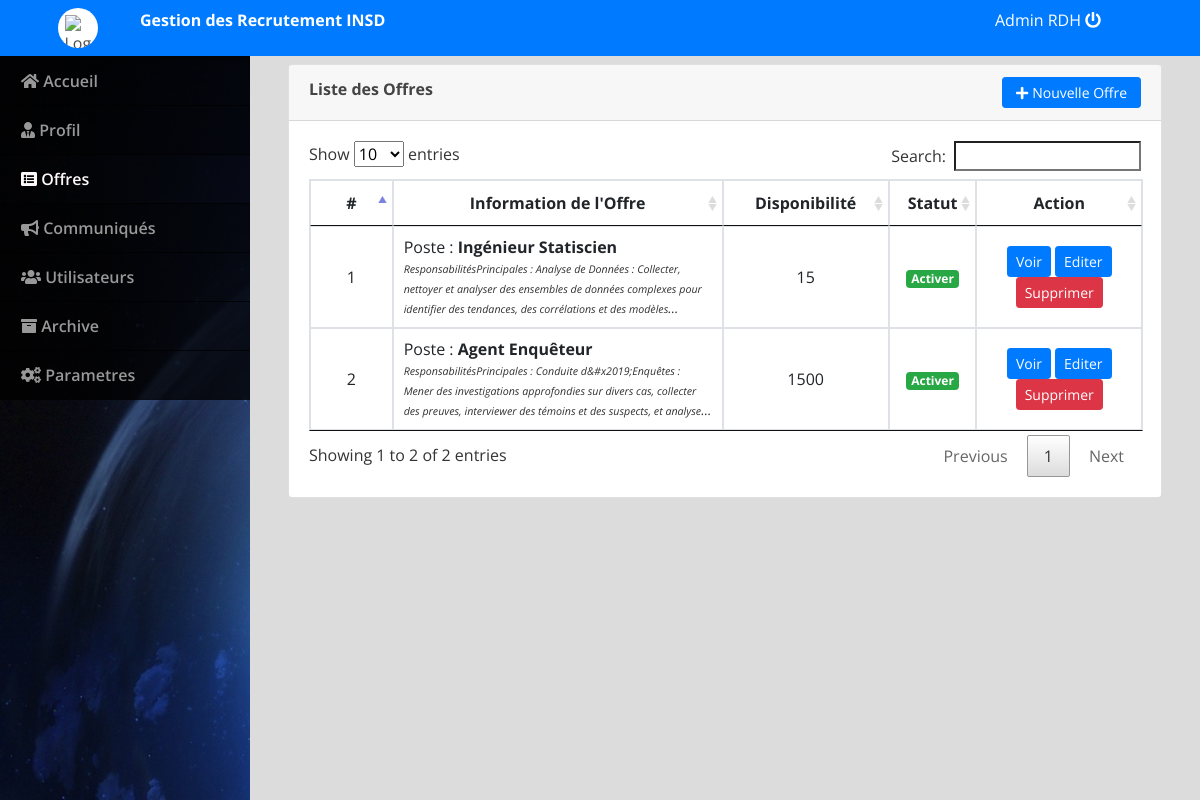
The page /admin/index.php?page=vacancy (signed in) on the database its author committed.
### tables this page shows
CREATE TABLE IF NOT EXISTS `vacancy` (
  `id` int NOT NULL AUTO_INCREMENT,
  `position` varchar(200) NOT NULL,
  `availability` int NOT NULL,
  `description` text NOT NULL,
  `status` tinyint(1) NOT NULL DEFAULT '1',
  `date_created` datetime NOT NULL DEFAULT CURRENT_TIMESTAMP,
  PRIMARY KEY (`id`)
);

### admin/vacancy.php (the view, shortened to what this page needs)
<?php include('db_connect.php');?>
<div class="container-fluid">
	<div class="col-lg-12">
		<div class="row">
			<div class="col-md-12">
				<div class="card">
					<div class="card-header">
						<div class="row">
							<div class="col-lg-12">
								<span><large><b>Liste des Offres</b></large></span>
								<button class="btn btn-sm btn-block btn-primary btn-sm col-md-2 float-right" type="button" id="new_vacancy"><i class="fa fa-plus"></i> Nouvelle Offre</button>
							</div>
						</div>
					</div>
					<div class="card-body">
						<table class="table table-bordered table-hover">
							<colgroup>
								<col width="10%">
								<col width="40%">
								<col width="20%">
								<col width="10%">
								<col width="20%">
							</colgroup>
							<thead>
								<tr>
									<th class="text-center">#</th>
									<th class="text-center">Information de l'Offre</th>
									<th class="text-center">Disponibilité</th>
									<th class="text-center">Statut</th>
									<th class="text-center">Action</th>
								</tr>
							</thead>
							<tbody>
								<?php
								$i = 1;
								$plan = $conn->query("SELECT * FROM vacancy order by id asc");
								while($row=$plan->fetch_assoc()):
									$trans = get_html_translation_table(HTML_ENTITIES,ENT_QUOTES);
									unset($trans["\""], $trans["<"], $trans[">"], $trans["<h2"]);
									$desc = strtr(html_entity_decode($row['description']),$trans);
									$desc=str_replace(array("<li>","</li>"), array("",","), $desc);
								?>
								<tr>
									<td class="text-center"><?php echo $i++ ?></td>
									<td class="">
										<p>Poste : <b><?php echo $row['position'] ?></b></p>
										<p class=" truncate"><i><small><?php echo strip_tags($desc) ?></small></i></p>
									</td>
									<td class="text-center">
										<?php echo $row['availability'] ?>
									</td>
									<td class="text-center">
										<?php if($row['status'] == 1): ?>
											<span class="badge badge-success">Activer</span>
										<?php else: ?>
											<span class="badge badge-danger">Fermer</span>
										<?php endif; ?>
									</td>
									<td class="text-center">
										<button class="btn btn-sm btn-primary view_vacancy" type="button" data-id="<?php echo $row['id'] ?>" >Voir</button>
										<button class="btn btn-sm btn-primary edit_vacancy" type="button" data-id="<?php echo $row['id'] ?>" >Editer</button>
										<button class="btn btn-sm btn-danger delete_vacancy" type="button" data-id="<?php echo $row['id'] ?>">Supprimer</button>
									</td>
								</tr>
								<?php endwhile; ?>
							</tbody>
						</table>
					</div>
				</div>
			</div>
		</div>
	</div>
</div>

### admin/assets/css/style.css (style rules this page uses)
body { font-family: "Open Sans", sans-serif; color: #444444; width: 100%; height: calc(100%); }
.truncate { overflow: hidden; text-overflow: ellipsis; display: -webkit-box; -webkit-line-clamp: 3; -webkit-box-orient: vertical; font-size: smaller; color: #000000cf; font-style: italic; }

### admin/index.php (style rules this page uses)
body { background: #80808045; }

### admin/vacancy.php (style rules this page uses)
td { vertical-align: middle !important; }
td p { margin: unset }

### rows shown on the page
vacancy: position "Ingénieur Statiscien", description "ResponsabilitésPrincipales : Analyse de Données : Collecter, nettoyer et analyser des ensembles de données complexes pour identifier des tendances, des corrélations et des…", availability "15", status "Activer"
vacancy: position "Agent Enquêteur", description "ResponsabilitésPrincipales : Conduite d&#x2019;Enquêtes : Mener des investigations approfondies sur divers cas, collecter des preuves, interviewer des témoins et des suspects, et…", availability "1500", status "Activer"

### other values the page prints
$_SESSION['login_name'] "Admin RDH"
